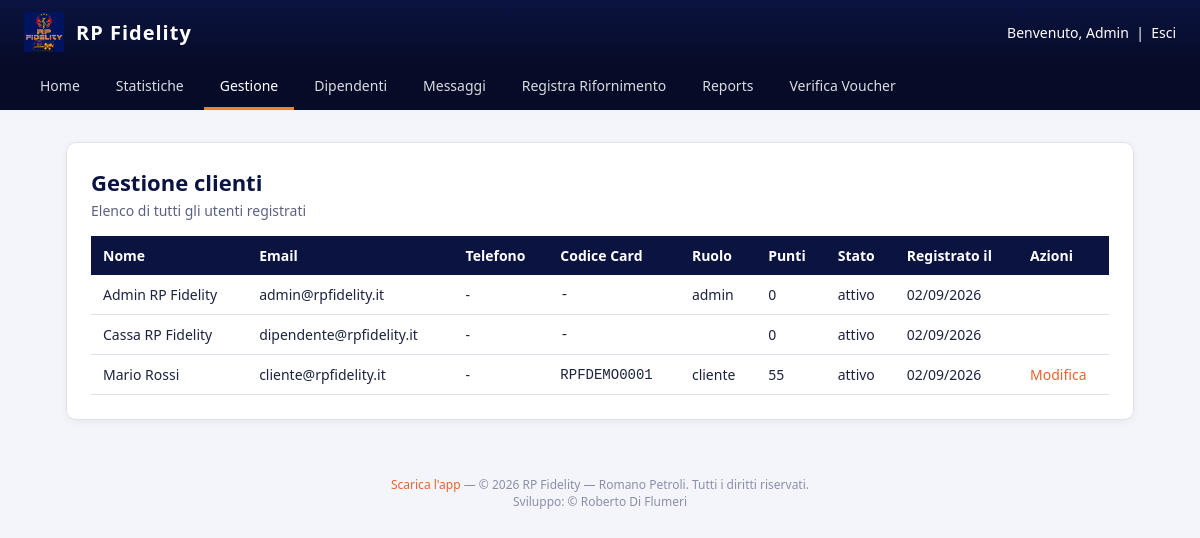
Page /admin/clienti (signed in) on the earlier database version.
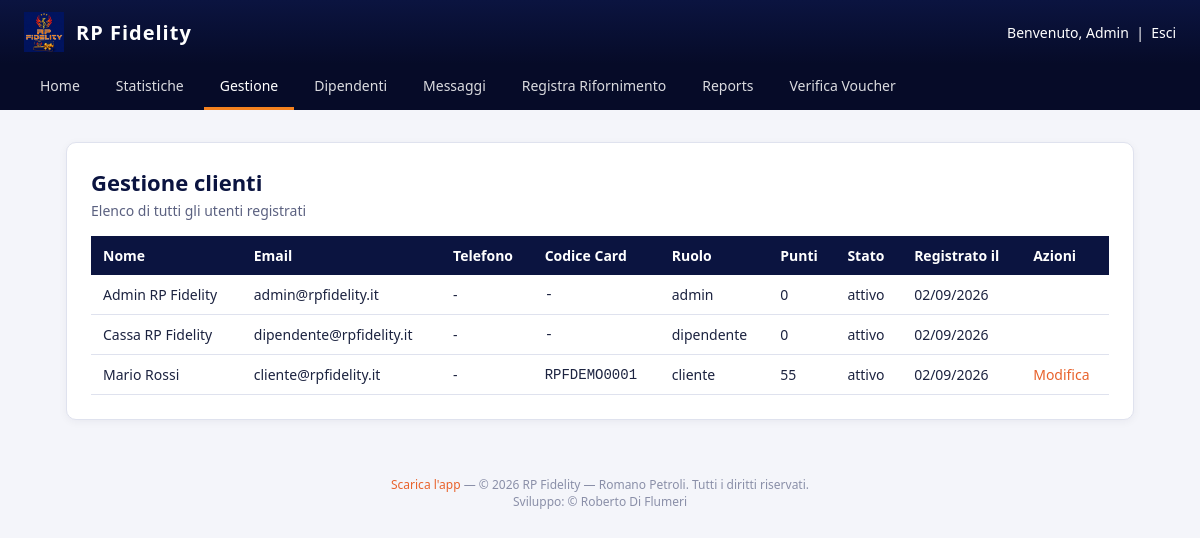
Same page on the later database version.
### tables this page shows
CREATE TABLE IF NOT EXISTS users (
    id INT UNSIGNED AUTO_INCREMENT PRIMARY KEY,
    nome VARCHAR(100) NOT NULL,
    cognome VARCHAR(100) NOT NULL,
    email VARCHAR(190) NOT NULL UNIQUE,
    password_hash VARCHAR(255) NOT NULL,
    telefono VARCHAR(30) NULL,
     
    codice_card VARCHAR(20) NULL UNIQUE,
    ruolo ENUM('cliente','admin','dipendente') NOT NULL DEFAULT 'cliente',
    punti_saldo DECIMAL(10,2) NOT NULL DEFAULT 0,
    stato ENUM('attivo','sospeso') NOT NULL DEFAULT 'attivo',
    api_token VARCHAR(64) NULL UNIQUE,
    data_registrazione DATETIME NOT NULL DEFAULT CURRENT_TIMESTAMP
);

### src/Core/View.php (called while the page is built, shortened)
<?php
class View
{
    public static function layout(string $view, array $data = []): void
    {
        extract($data);
        $viewFile = __DIR__ . '/../Views/' . $view . '.php';
        require $viewFile;
        require __DIR__ . '/../Views/layout.php';
    }
}

### src/Controllers/AdminController.php (called while the page is built, shortened)
<?php
class AdminController
{
    public function clienti(): void
    {
        View::layout('admin/clienti', [
            'pageTitle' => 'Gestione clienti — RP Fidelity',
            'clienti' => User::all(),
        ]);
    }
}

### src/Core/Router.php (called while the page is built, shortened)
<?php
class Router
{
    private array $routes = [];
    public function get(string $path, callable $handler): void
    {
        $this->routes['GET'][$path] = $handler;
    }
    public function post(string $path, callable $handler): void
    {
        $this->routes['POST'][$path] = $handler;
    }
    public function dispatch(string $method, string $uri): void
    {
        $path = parse_url($uri, PHP_URL_PATH) ?: '/';
        $path = rtrim($path, '/');
        $handler = $this->routes[$method][$path] ?? null;
        $handler();
    }
}

### public/index.php (called while the page is built, shortened)
<?php
require __DIR__ . '/../src/Core/helpers.php';
spl_autoload_register(function (string $class) {
    $prefix = 'App\\';
    $relative = substr($class, strlen($prefix));
    $file = __DIR__ . '/../src/' . str_replace('\\', '/', $relative) . '.php';
});
$router = new Router();
$router->get('/', [new PublicController(), 'home']);
$router->get('/login', [new AuthController(), 'showLogin']);
$router->post('/login', [new AuthController(), 'login']);
$router->get('/registrati', [new AuthController(), 'showRegister']);
$router->post('/registrati', [new AuthController(), 'register']);
$router->get('/password-dimenticata', [new AuthController(), 'showPasswordDimenticata']);
$router->post('/password-dimenticata', [new AuthController(), 'inviaPasswordDimenticata']);
$router->get('/reset-password', [new AuthController(), 'showResetPassword']);
$router->post('/reset-password', [new AuthController(), 'aggiornaResetPassword']);
$router->get('/logout', [new AuthController(), 'logout']);
$router->get('/scarica-app', [new PublicController(), 'scaricaApp']);
$router->get('/dashboard', [new DashboardController(), 'index']);
$router->get('/rifornimenti', [new DashboardController(), 'rifornimenti']);
$router->get('/la-mia-card', [new DashboardController(), 'card']);
$router->get('/saldo-punti', [new DashboardController(), 'saldoPunti']);
$router->get('/voucher', [new VoucherController(), 'index']);
$router->get('/catalogo', [new VoucherController(), 'catalogo']);
$router->post('/voucher/riscatta', [new VoucherController(), 'riscatta']);
$router->get('/voucher/pdf', [new VoucherController(), 'pdf']);
$router->get('/contatti', [new ContattiController(), 'index']);
$router->post('/contatti', [new ContattiController(), 'invia']);
$router->get('/faq', [new FaqController(), 'index']);
$router->get('/impostazioni', [new SettingsController(), 'index']);
$router->post('/impostazioni', [new SettingsController(), 'aggiornaProfilo']);
$router->post('/impostazioni/password', [new SettingsController(), 'aggiornaPassword']);
$router->get('/admin/statistiche', [new AdminController(), 'statistiche']);
$router->get('/admin/clienti', [new AdminController(), 'clienti']);
$router->get('/admin/clienti/modifica', [new AdminController(), 'modificaClienteForm']);
$router->post('/admin/clienti/modifica', [new AdminController(), 'modificaCliente']);
$router->post('/admin/clienti/elimina', [new AdminController(), 'eliminaCliente']);
$router->get('/admin/messaggi', [new AdminController(), 'messaggi']);
$router->get('/admin/messaggi/thread', [new AdminController(), 'messaggioThread']);
$router->post('/admin/messaggi/rispondi', [new AdminController(), 'rispondiMessaggio']);
$router->get('/admin/dipendenti', [new AdminController(), 'dipendenti']);
$router->get('/admin/dipendenti/nuovo', [new AdminController(), 'nuovoDipendenteForm']);
$router->post('/admin/dipendenti/nuovo', [new AdminController(), 'nuovoDipendente']);
$router->get('/admin/dipendenti/modifica', [new AdminController(), 'modificaDipendenteForm']);
$router->post('/admin/dipendenti/modifica', [new AdminController(), 'modificaDipendente']);
$router->post('/admin/dipendenti/elimina', [new AdminController(), 'eliminaDipendente']);
$router->get('/admin/reports', [new AdminController(), 'reports']);
$router->get('/admin/verifica-voucher', [new AdminController(), 'verificaVoucher']);
$router->post('/admin/verifica-voucher/usa', [new AdminController(), 'usaVoucher']);
$router->get('/admin/rifornimenti/nuovo', [new AdminController(), 'nuovoRifornimento']);
$router->post('/admin/rifornimenti/nuovo/cliente', [new AdminController(), 'identificaCliente']);
$router->post('/admin/rifornimenti/nuovo/cambia-cliente', [new AdminController(), 'cambiaCliente']);
$router->post('/admin/rifornimenti/nuovo/voucher', [new AdminController(), 'aggiungiVoucher']);
$router->post('/admin/rifornimenti/nuovo/voucher/rimuovi', [new AdminController(), 'rimuoviVoucher']);
$router->post('/admin/rifornimenti/nuovo/conferma', [new AdminController(), 'confermaRifornimento']);
$router->dispatch($_SERVER['REQUEST_METHOD'], $_SERVER['REQUEST_URI']);

### src/Core/Database.php (called while the page is built, shortened)
<?php
class Database
{
    private static ?PDO $instance = null;
    public static function connection(): PDO
    {
        if (self::$instance === null) {
            $config = require __DIR__ . '/../../config/config.php';
            $db = $config['db'];
            $dsn = sprintf(
                'mysql:host=%s;port=%d;dbname=%s;charset=%s',
                $db['host'],
                $db['port'],
                $db['name'],
                $db['charset']
            );
            self::$instance = new PDO($dsn, $db['user'], $db['pass'], [
                PDO::ATTR_ERRMODE => PDO::ERRMODE_EXCEPTION,
                PDO::ATTR_DEFAULT_FETCH_MODE => PDO::FETCH_ASSOC,
            ]);
        }
        return self::$instance;
    }
}

### src/Models/User.php (called while the page is built, shortened)
<?php
class User
{
    public static function all(): array
    {
        $stmt = Database::connection()->query(
            'SELECT id, nome, cognome, email, telefono, ruolo, punti_saldo, stato, codice_card, data_registrazione
             FROM users ORDER BY data_registrazione DESC'
        );
        return $stmt->fetchAll();
    }
}

### src/Core/helpers.php (called while the page is built)
<?php
function format_punti(float $punti): string
{
    if (fmod($punti, 1.0) === 0.0) {
        return number_format($punti, 0, ',', '.');
    }
    return number_format($punti, 2, ',', '.');
}

### src/Views/admin/clienti.php (the view, shortened to what the changed rows need)
<div class="rp-card">
    <h1 class="rp-title">Gestione clienti</h1>
    <div class="rp-table-wrap">
    <table class="rp-table">
        <thead>
            <tr>
                <th>Nome</th>
                <th>Email</th>
                <th>Telefono</th>
                <th>Codice Card</th>
                <th>Ruolo</th>
                <th>Punti</th>
                <th>Stato</th>
                <th>Registrato il</th>
                <th>Azioni</th>
            </tr>
        </thead>
        <tbody>
            <?php foreach ($clienti as $c): ?>
                <tr>
                    <td><?= htmlspecialchars($c['nome'] . ' ' . $c['cognome']) ?></td>
                    <td><?= htmlspecialchars($c['email']) ?></td>
                    <td><?= htmlspecialchars($c['telefono'] ?? '-') ?></td>
                    <td style="font-family:monospace;"><?= htmlspecialchars($c['codice_card'] ?? '-') ?></td>
                    <td><?= htmlspecialchars($c['ruolo']) ?></td>
                    <td><?= format_punti((float) $c['punti_saldo']) ?></td>
                    <td><?= htmlspecialchars($c['stato']) ?></td>
                    <td><?= htmlspecialchars(date('d/m/Y', strtotime($c['data_registrazione']))) ?></td>
                    <td>
                    </td>
                </tr>
            <?php endforeach; ?>
        </tbody>
    </table>
    </div>
</div>

Differences in the rows shown:
changed users "Cassa RP Fidelity": ruolo (not shown) → "dipendente"
